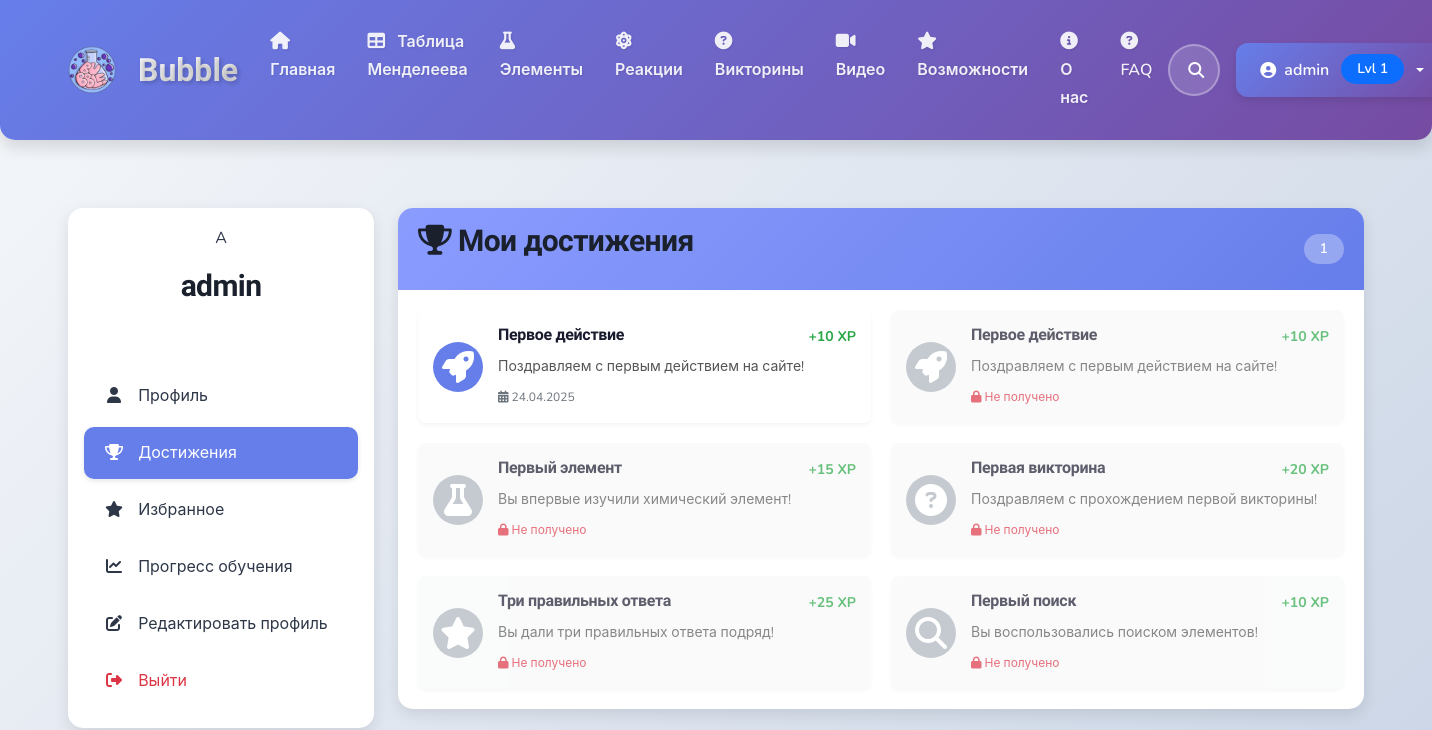
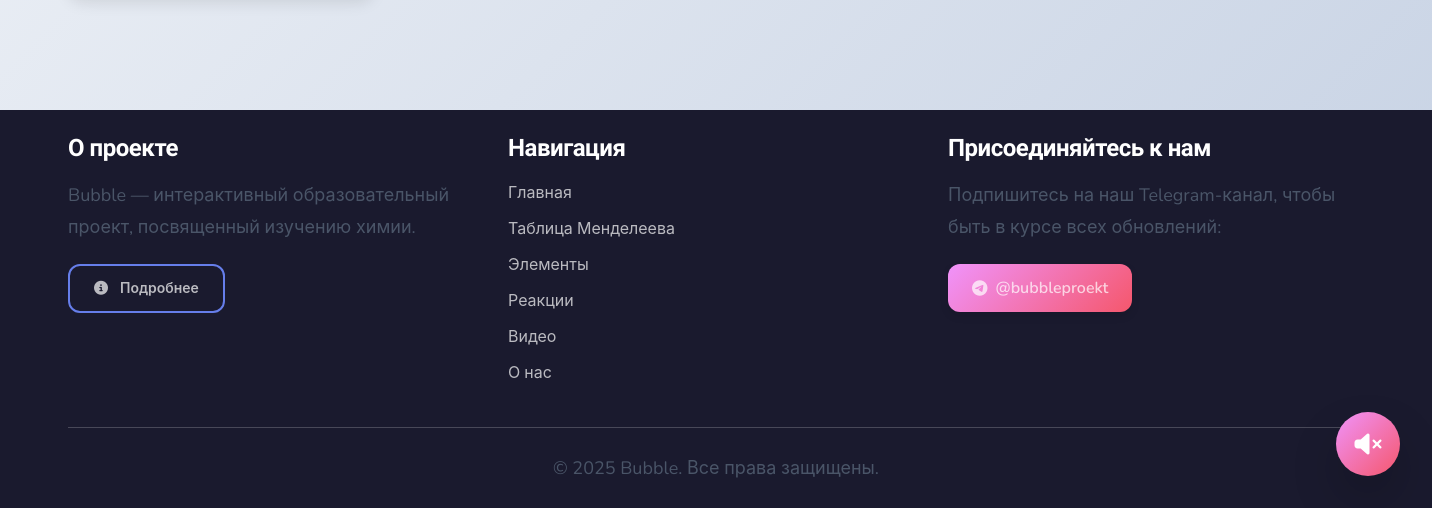
The page /accounts/profile/achievements/ (signed in) on the database as committed earlier (2 pictures, top to bottom).
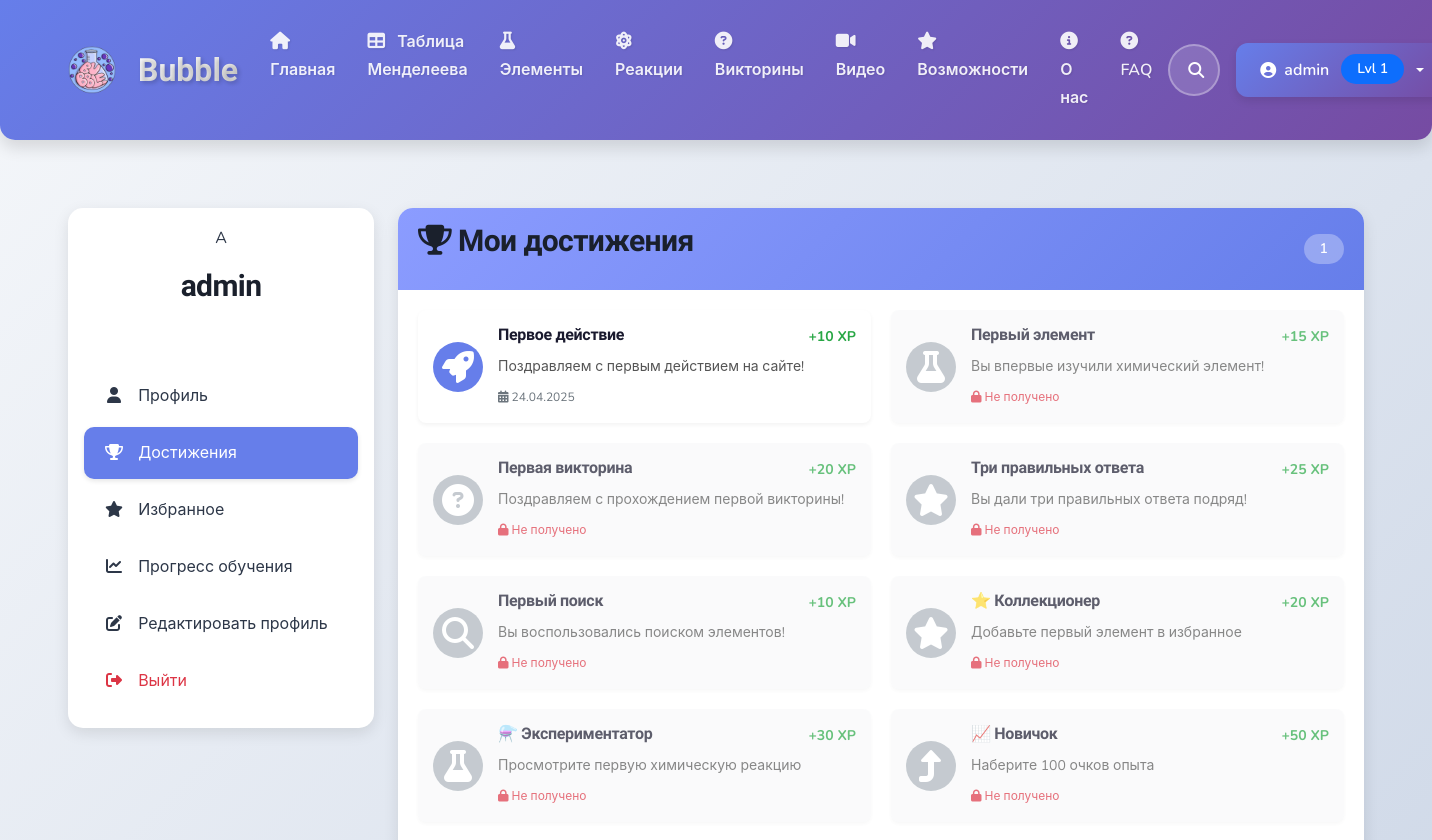
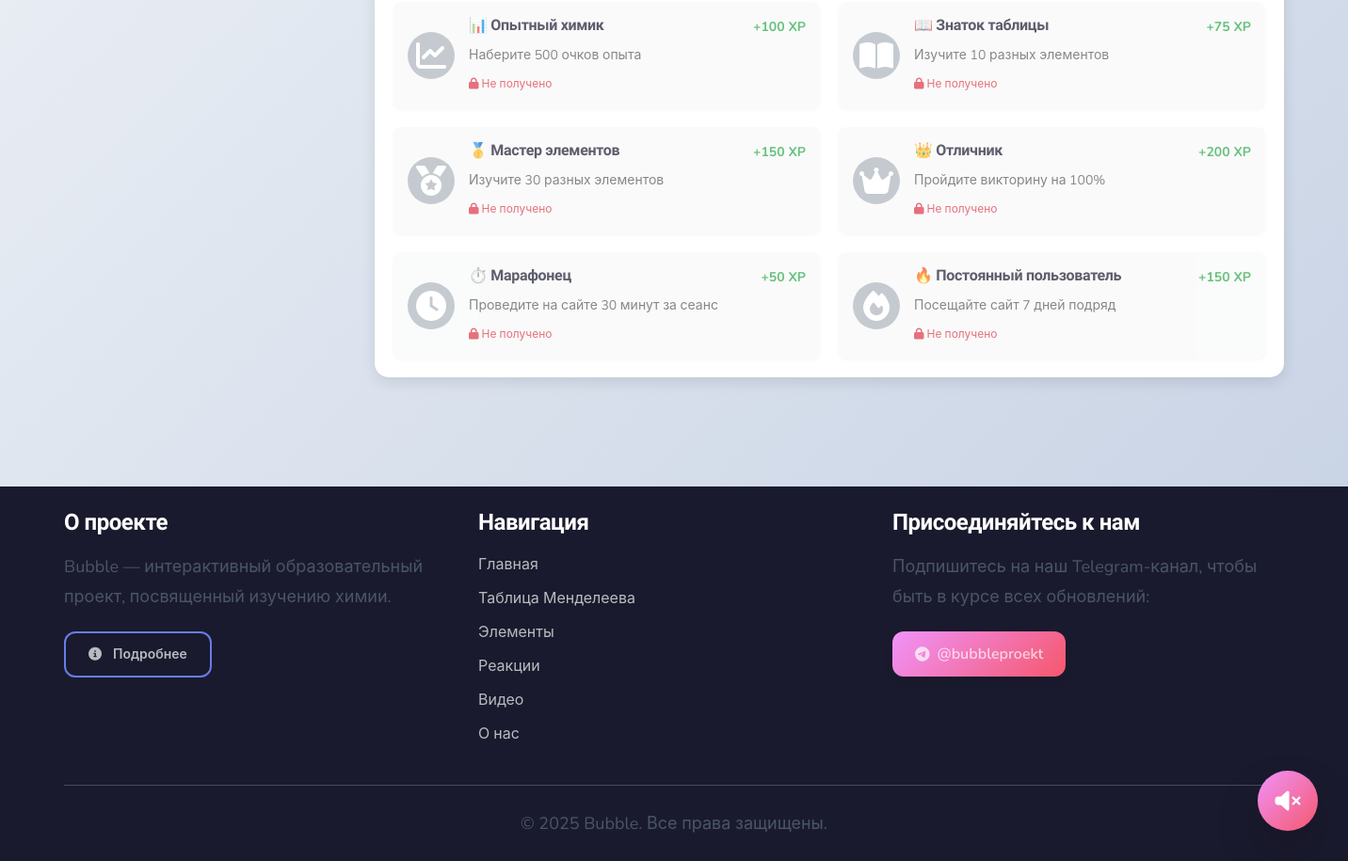
The same page on the database as committed later (2 pictures, top to bottom).
### accounts/models.py (models this page shows, shortened)
class Achievement(models.Model):
    ACHIEVEMENT_TYPES = (
        ('first_action', _('Первое действие')),
        ('first_element', _('Первый элемент')),
        ('first_quiz', _('Первая викторина')),
        ('three_correct_answers', _('Три правильных ответа подряд')),
        ('first_search', _('Первый поиск')),
        ('custom', _('Другое достижение')),
    )
    name = models.CharField(_('Название'), max_length=100)
    description = models.TextField(_('Описание'))
    image = models.ImageField(_('Значок'), upload_to='achievements/', blank=True, null=True)
    xp_reward = models.PositiveIntegerField(_('Награда XP'), default=0)
    required_elements = models.ManyToManyField(
        Element,
        related_name='achievements',
        verbose_name=_('Необходимые элементы'),
        blank=True
    )
    required_level = models.PositiveSmallIntegerField(_('Необходимый уровень'), default=1)
    achievement_type = models.CharField(
        _('Тип достижения'),
        max_length=50,
        choices=ACHIEVEMENT_TYPES,
        default='custom'
    )
    icon = models.CharField(_('Иконка'), max_length=50, default='fas fa-award')
    emoji = models.CharField(_('Эмодзи'), max_length=10, blank=True, null=True)
    class Meta:
        verbose_name = _('Достижение')
        verbose_name_plural = _('Достижения')

class UserAchievement(models.Model):
    user = models.ForeignKey(User, on_delete=models.CASCADE, related_name='achievements',
                             verbose_name=_('Пользователь'))
    achievement = models.ForeignKey(Achievement, on_delete=models.CASCADE,
                                   verbose_name=_('Достижение'))
    achieved_at = models.DateTimeField(_('Дата получения'), auto_now_add=True)
    class Meta:
        verbose_name = _('Достижение пользователя')
        verbose_name_plural = _('Достижения пользователей')
        unique_together = ('user', 'achievement')

### accounts/views.py (the view)
# urls.py: path('profile/achievements/', views.achievements, name='achievements'),
@login_required
def achievements(request):
    user_achievements = UserAchievement.objects.filter(user=request.user).order_by('-achieved_at')
    all_achievements = Achievement.objects.all()
    achievements_dict = {achievement.id: {'achievement': achievement, 'is_earned': False}
                          for achievement in all_achievements}
    for ua in user_achievements:
        if ua.achievement.id in achievements_dict:
            achievements_dict[ua.achievement.id]['is_earned'] = True
            achievements_dict[ua.achievement.id]['user_achievement'] = ua
    achievements_list = list(achievements_dict.values())
    context = {
        'user_achievements': user_achievements,
        'all_achievements': achievements_list,
    }
    check_and_award_achievement(request.user, 'first_action')
    return render(request, 'accounts/achievements.html', context)

### accounts/views.py (called while the page is built, shortened)
def check_and_award_achievement(user, achievement_type):
    from django.db import transaction
    if not user.is_authenticated:
        return None
    achievements = Achievement.objects.filter(achievement_type=achievement_type)
    if not achievements.exists():
        return None
    achievement = achievements.first()
    if UserAchievement.objects.filter(user=user, achievement=achievement).exists():
        return None

### templates/accounts/achievements.html (shortened to what the changed rows need)
{% extends 'base/base.html' %}
{% load i18n %}
{% load static %}
{% block content %}
<div class="container py-4">
    <div class="row">
        <div class="col-lg-9">
            <div class="bubble-card">
                <div class="bubble-card-body">
                    <div class="achievements-grid">
                        {% for item in all_achievements %}
                            <div class="achievement-card {% if not item.is_earned %}achievement-locked{% endif %}">
                                <div class="achievement-icon">
                                    <i class="{{ item.achievement.icon }}"></i>
                                </div>
                                <div class="achievement-content">
                                    <div class="achievement-header">
                                        <h5 class="achievement-title">
                                            {% if item.achievement.emoji %}{{ item.achievement.emoji }} {% endif %}{{ item.achievement.name }}
                                        </h5>
                                        <div class="achievement-xp">+{{ item.achievement.xp_reward }} XP</div>
                                    </div>
                                    <div class="achievement-description">
                                        {{ item.achievement.description }}
                                    </div>
                                    {% if item.is_earned %}
                                        <div class="achievement-date">
                                            <i class="fas fa-calendar-alt"></i> {{ item.user_achievement.achieved_at|date:"d.m.Y" }}
                                        </div>
                                    {% else %}
                                        <div class="achievement-status">
                                            <i class="fas fa-lock"></i> {% trans "Не получено" %}
                                        </div>
                                    {% endif %}
                                </div>
                            </div>
                        {% endfor %}
                    </div>
                </div>
            </div>
        </div>
    </div>
</div>
{% endblock %}

Rows that differ between the two databases and show on the page:
removed Achievement: achievement.name "Первое действие", achievement.xp_reward "10", achievement.description "Поздравляем с первым действием на сайте!"
added Achievement: achievement.emoji "⭐", achievement.name "Коллекционер", achievement.xp_reward "20", achievement.description "Добавьте первый элемент в избранное"
added Achievement: achievement.emoji "⚗️", achievement.name "Экспериментатор", achievement.xp_reward "30", achievement.description "Просмотрите первую химическую реакцию"
added Achievement: achievement.emoji "📈", achievement.name "Новичок", achievement.xp_reward "50", achievement.description "Наберите 100 очков опыта"
added Achievement: achievement.emoji "📊", achievement.name "Опытный химик", achievement.xp_reward "100", achievement.description "Наберите 500 очков опыта"
added Achievement: achievement.emoji "📖", achievement.name "Знаток таблицы", achievement.xp_reward "75", achievement.description "Изучите 10 разных элементов"
added Achievement: achievement.emoji "🥇", achievement.name "Мастер элементов", achievement.xp_reward "150", achievement.description "Изучите 30 разных элементов"
added Achievement: achievement.emoji "👑", achievement.name "Отличник", achievement.xp_reward "200", achievement.description "Пройдите викторину на 100%"
added Achievement: achievement.emoji "⏱️", achievement.name "Марафонец", achievement.xp_reward "50", achievement.description "Проведите на сайте 30 минут за сеанс"
added Achievement: achievement.emoji "🔥", achievement.name "Постоянный пользователь", achievement.xp_reward "150", achievement.description "Посещайте сайт 7 дней подряд"
